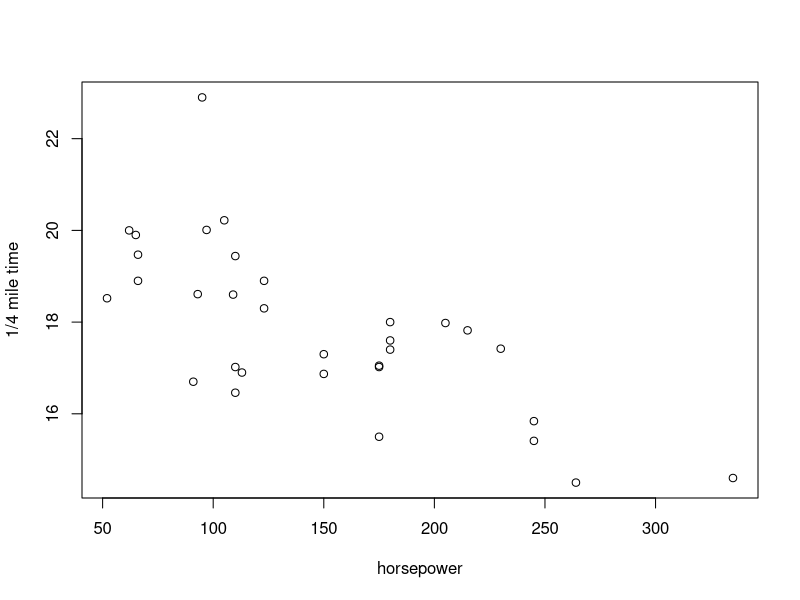
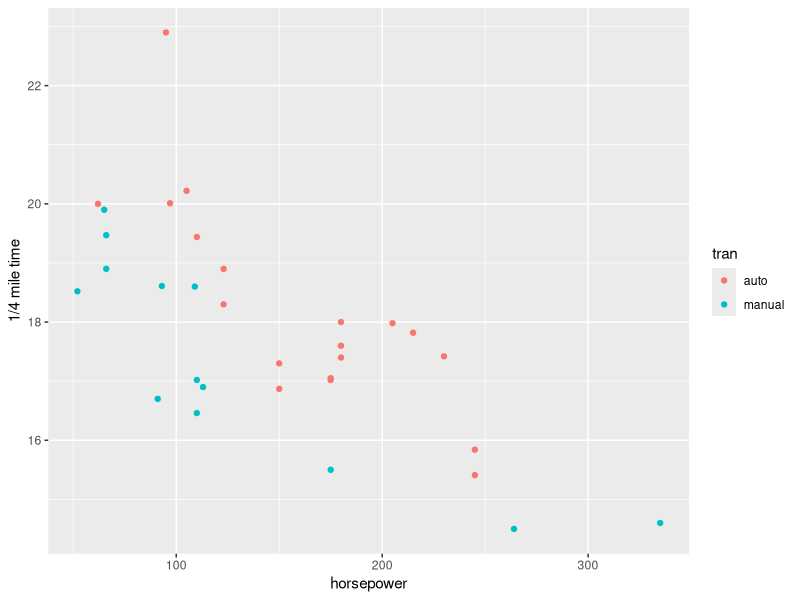
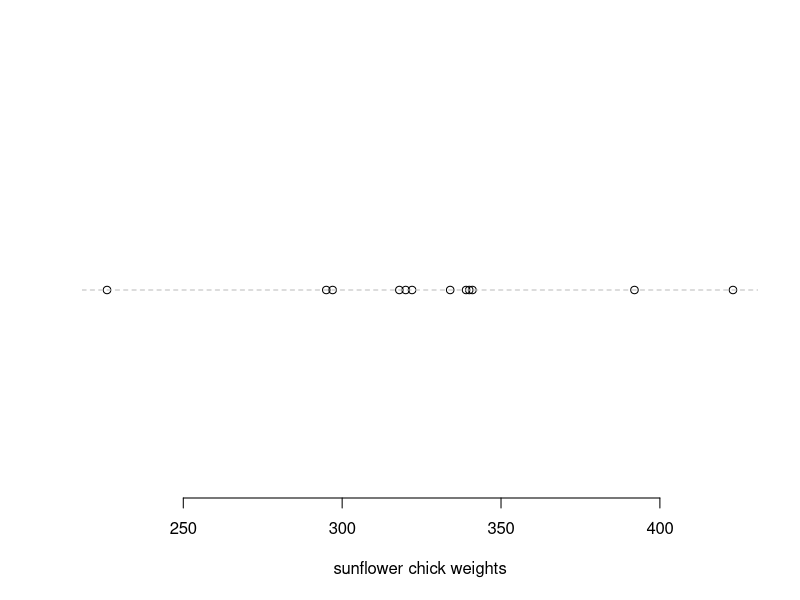

The R source for these figures, in order:


##########
## 13.4 ##
##########
#(a)
w <- c(55,85,75,42,93,63,58,75,89,67)
h <- c(161,185,174,154,188,178,170,167,181,178)
cor(w,h)
#(b)
##(i)
mtcars
?mtcars
##(ii)
plot(mtcars$hp,mtcars$qsec,xlab="horsepower",ylab="1/4 mile time")
cor(mtcars$hp,mtcars$qsec)
##(iii)
tran <- factor(mtcars$am,labels=c("auto","manual"))
##(iv)
library(ggplot2)
qplot(mtcars$hp,mtcars$qsec,col=tran,xlab="horsepower",ylab="1/4 mile time")
##(v)
cor(mtcars$hp[tran=="manual"],mtcars$qsec[tran=="manual"])
cor(mtcars$hp[tran=="auto"],mtcars$qsec[tran=="auto"]) ### Separated by transmission type, correlations are more extreme than when pooled. Manual cars have a slightly more extreme negative correlation between the two variables than automatic cars.
#(c)
##(i)
sunchicks <- chickwts$weight[chickwts$feed=="sunflower"]
plot(sunchicks,rep(0,length(sunchicks)),yaxt="n",bty="n",xlab="sunflower chick weights",ylab="")
abline(h=0,col="gray",lty=2)
##(ii)
sd(sunchicks)
IQR(sunchicks)
##(iii)
sd(sunchicks[-which(sunchicks==min(sunchicks))])
IQR(sunchicks[-which(sunchicks==min(sunchicks))]) ### Both measures of spread decrease with the deletion of the lowest weight; though the sd is affected more than the IQR...

